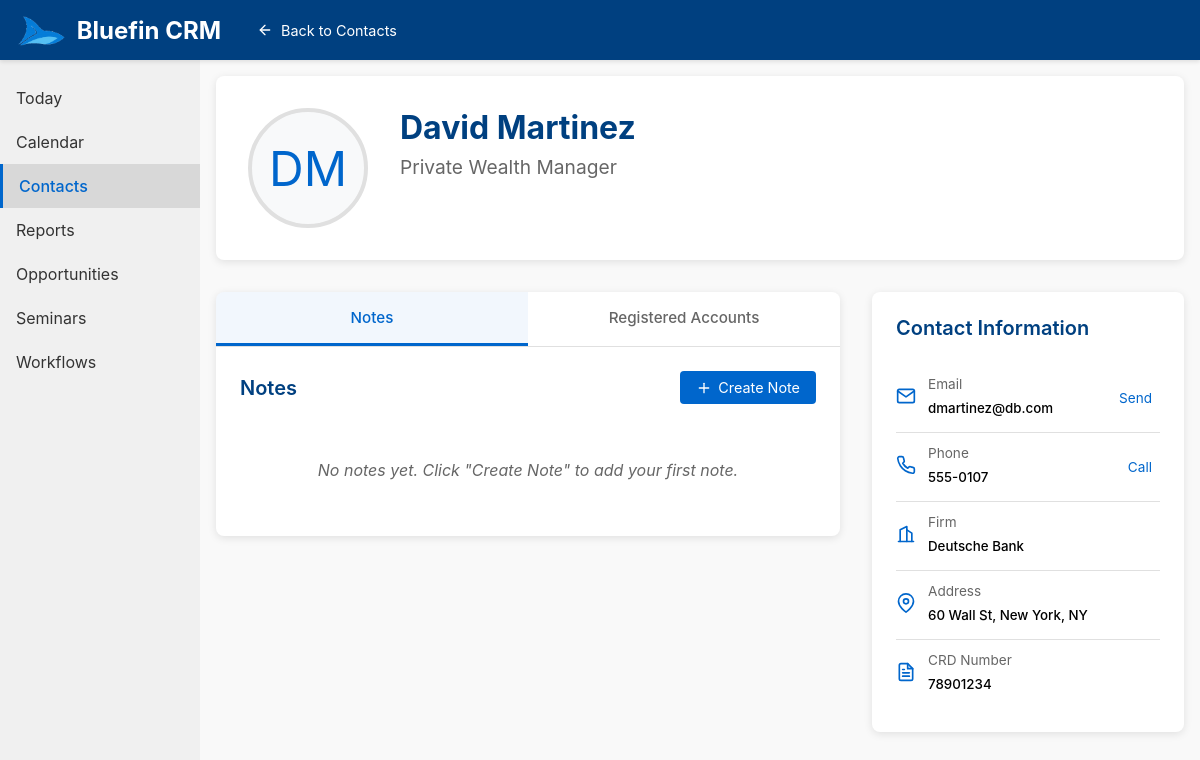
Page /contact_card?id=7 (signed in) on the committed database.
### tables this page shows
CREATE TABLE contacts (
                id INTEGER PRIMARY KEY AUTOINCREMENT,
                user_id INTEGER NOT NULL,
                name TEXT NOT NULL,
                email TEXT,
                phone TEXT,
                firm TEXT,
                address TEXT,
                crd_number TEXT,
                title TEXT,
                created_at TIMESTAMP DEFAULT CURRENT_TIMESTAMP,
                updated_at TIMESTAMP DEFAULT CURRENT_TIMESTAMP, profile_picture TEXT,
                FOREIGN KEY(user_id) REFERENCES users(id)
            );

### app.py (the view)
@app.route('/contact_card')
def contact_card():
    contact_id = request.args.get('id')
    if not contact_id:
        flash('Contact ID is required', 'error')
        return redirect(url_for('contacts'))
    db = get_db()
    contact = db.execute('''
        SELECT * FROM contacts
        WHERE id = ? AND user_id = ?
    ''', (contact_id, current_user.id)).fetchone()
    if not contact:
        flash('Contact not found', 'error')
        return redirect(url_for('contacts'))
    notes = db.execute('''
        SELECT * FROM contact_notes
        WHERE contact_id = ? AND user_id = ?
        ORDER BY created_at DESC
    ''', (contact_id, current_user.id)).fetchall()
    accounts = db.execute('''
        SELECT * FROM registered_accounts
        WHERE contact_id = ? AND user_id = ?
        ORDER BY created_at DESC
    ''', (contact_id, current_user.id)).fetchall()
    return render_template('contact_card.html', contact=contact, notes=notes, accounts=accounts)

### app.py (called while the page is built)
def get_db():
    conn = sqlite3.connect(DATABASE)
    conn.row_factory = sqlite3.Row
    return conn

@login_manager.user_loader
def load_user(user_id):
    return User.get(user_id)

    @staticmethod
    def get(user_id):
        db = get_db()
        user = db.execute('SELECT * FROM users WHERE id = ?', (user_id,)).fetchone()
        if user:
            return User(user['id'], user['email'], user['name'], user['password'])
        return None

### templates/contact_card.html (shortened to what this page needs)
<!DOCTYPE html>
<html lang="en">
<head>
</head>
<body>
<header>
  <div class="header-left">
    <div class="logo">
      <img src="/static/logo.png" alt="Bluefin Logo">
      Bluefin CRM
    </div>
    <a href="/contacts" class="back-button">
      <svg width="16" height="16" viewBox="0 0 24 24" fill="none" stroke="currentColor" stroke-width="2" stroke-linecap="round" stroke-linejoin="round">
        <path d="M19 12H5"></path>
        <path d="M12 19l-7-7 7-7"></path>
      </svg>
      Back to Contacts
    </a>
  </div>
</header>
<div class="main-container">
  <aside class="sidebar">
    <ul class="sidebar-menu">
      <li><a href="/">Today</a></li>
      <li><a href="/opportunities">Calendar</a></li>
      <li class="active"><a href="/contacts">Contacts</a></li>
      <li><a href="/analytics&reports">Reports</a></li>
      <li><a href="/opportunities">Opportunities</a></li>
      <li><a href="/seminars">Seminars</a></li>
      <li><a href="/upload">Workflows</a></li>
    </ul>
  </aside>
  <main class="content">
    <div class="contact-header">
      <div class="profile-section">
        <div class="profile-picture-container">
          <div class="profile-picture" id="profile-picture"
               >
            <span id="profile-initials" {% if contact.profile_picture %}style="display: none;"{% endif %}>
              {% if contact.name %}
                {% set name_parts = contact.name.split() %}
                {% if name_parts|length >= 2 %}
                  {{ name_parts[0][0].upper() + name_parts[-1][0].upper() }}
                {% else %}
                  {{ name_parts[0][:2].upper() }}
                {% endif %}
              {% else %}
                NA
              {% endif %}
            </span>
          </div>
        </div>
      </div>
      <div class="contact-info">
        <form id="contact-form" action="/update_contact" method="POST">
          <input type="text" class="contact-name" id="contact-name" name="name" value="{{ contact.name or '' }}" placeholder="Contact Name">
          <input type="text" class="contact-title" id="contact-title" name="title" value="{{ contact.title or '' }}" placeholder="Job Title">
        </form>
      </div>
    </div>
    <div class="main-content">
      <div class="left-column">
        <div class="tab-container">
          <div class="tab-header">
            <button class="tab-button active" data-tab="notes">Notes</button>
            <button class="tab-button" data-tab="accounts">Registered Accounts</button>
          </div>
          <div class="tab-content">
            <div class="tab-panel active" id="notes-panel">
              <div class="section-header">
                <h3 class="section-title">Notes</h3>
                <button class="btn btn-primary" id="add-note-btn">
                  <svg width="16" height="16" viewBox="0 0 24 24" fill="none" stroke="currentColor" stroke-width="2" stroke-linecap="round" stroke-linejoin="round">
                    <line x1="12" y1="5" x2="12" y2="19"></line>
                    <line x1="5" y1="12" x2="19" y2="12"></line>
                  </svg>
                  Create Note
                </button>
              </div>
              <div class="notes-list" id="notes-list">
                {% if notes %}
                  {% for note in notes %}
                  <div class="note-item">
                    <div class="note-header">
                      <div class="note-date">{{ note.created_at[:10] }} at {{ note.created_at[11:16] }}</div>
                      <div class="note-actions">
                        <button class="note-action" onclick="editNote('{{ note.id }}', '{{ note.content }}')">Edit</button>
                        <button class="note-action delete" onclick="deleteNote('{{ note.id }}')">Delete</button>
                      </div>
                    </div>
                    <div class="note-content">{{ note.content }}</div>
                  </div>
                  {% endfor %}
                {% else %}
                  <div class="empty-state">No notes yet. Click "Create Note" to add your first note.</div>
                {% endif %}
              </div>
            </div>
          </div>
        </div>
      </div>
      <div class="right-column">
        <div class="contact-details">
          <h3 class="section-title" style="margin-bottom: 1.5rem;">Contact Information</h3>
          <div class="detail-item">
            <div class="detail-icon">
              <svg width="20" height="20" viewBox="0 0 24 24" fill="none" stroke="currentColor" stroke-width="2" stroke-linecap="round" stroke-linejoin="round">
                <path d="M4 4h16c1.1 0 2 .9 2 2v12c0 1.1-.9 2-2 2H4c-1.1 0-2-.9-2-2V6c0-1.1.9-2 2-2z"></path>
                <polyline points="22,6 12,13 2,6"></polyline>
              </svg>
            </div>
            <div class="detail-content">
              <div class="detail-label">Email</div>
              <input type="email" class="detail-value" id="contact-email" name="email" value="{{ contact.email or '' }}" placeholder="Enter email address">
            </div>
            <a href="mailto:{{ contact.email or '' }}" class="detail-action" id="email-action">Send</a>
          </div>
          <div class="detail-item">
            <div class="detail-icon">
            </div>
            <div class="detail-content">
              <div class="detail-label">Phone</div>
              <input type="tel" class="detail-value" id="contact-phone" name="phone" value="{{ contact.phone or '' }}" placeholder="Enter phone number">
            </div>
            <a href="tel:{{ contact.phone or '' }}" class="detail-action" id="phone-action">Call</a>
          </div>
          <div class="detail-item">
            <div class="detail-icon">
              <svg width="20" height="20" viewBox="0 0 24 24" fill="none" stroke="currentColor" stroke-width="2" stroke-linecap="round" stroke-linejoin="round">
                <path d="M3 21h18"></path>
                <path d="M5 21V7l8-4v18"></path>
                <path d="M19 21V11l-6-4"></path>
              </svg>
            </div>
            <div class="detail-content">
              <div class="detail-label">Firm</div>
              <input type="text" class="detail-value" id="contact-firm" name="firm" value="{{ contact.firm or '' }}" placeholder="Enter firm name">
            </div>
          </div>
          <div class="detail-item">
            <div class="detail-icon">
              <svg width="20" height="20" viewBox="0 0 24 24" fill="none" stroke="currentColor" stroke-width="2" stroke-linecap="round" stroke-linejoin="round">
                <path d="M21 10c0 7-9 13-9 13s-9-6-9-13a9 9 0 0 1 18 0z"></path>
                <circle cx="12" cy="10" r="3"></circle>
              </svg>
            </div>
            <div class="detail-content">
              <div class="detail-label">Address</div>
              <input type="text" class="detail-value" id="contact-address" name="address" value="{{ contact.address or '' }}" placeholder="Enter address">
            </div>
          </div>
          <div class="detail-item">
            <div class="detail-icon">
            </div>
            <div class="detail-content">
              <div class="detail-label">CRD Number</div>
              <input type="text" class="detail-value" id="contact-crd-number" name="crd_number" value="{{ contact.crd_number or '' }}" placeholder="Enter CRD number">
            </div>
          </div>
        </div>
      </div>
    </div>
  </main>
</div>
</body>
</html>

### rows in the picture
contacts: name "David Martinez", title "Private Wealth Manager", email "dmartinez@db.com", phone "555-0107", firm "Deutsche Bank", address "60 Wall St, New York, NY", crd_number "78901234"

### other values in the picture
{{ name_parts[0][0].upper() + name_parts[-1][0].upper() }} "DM"
